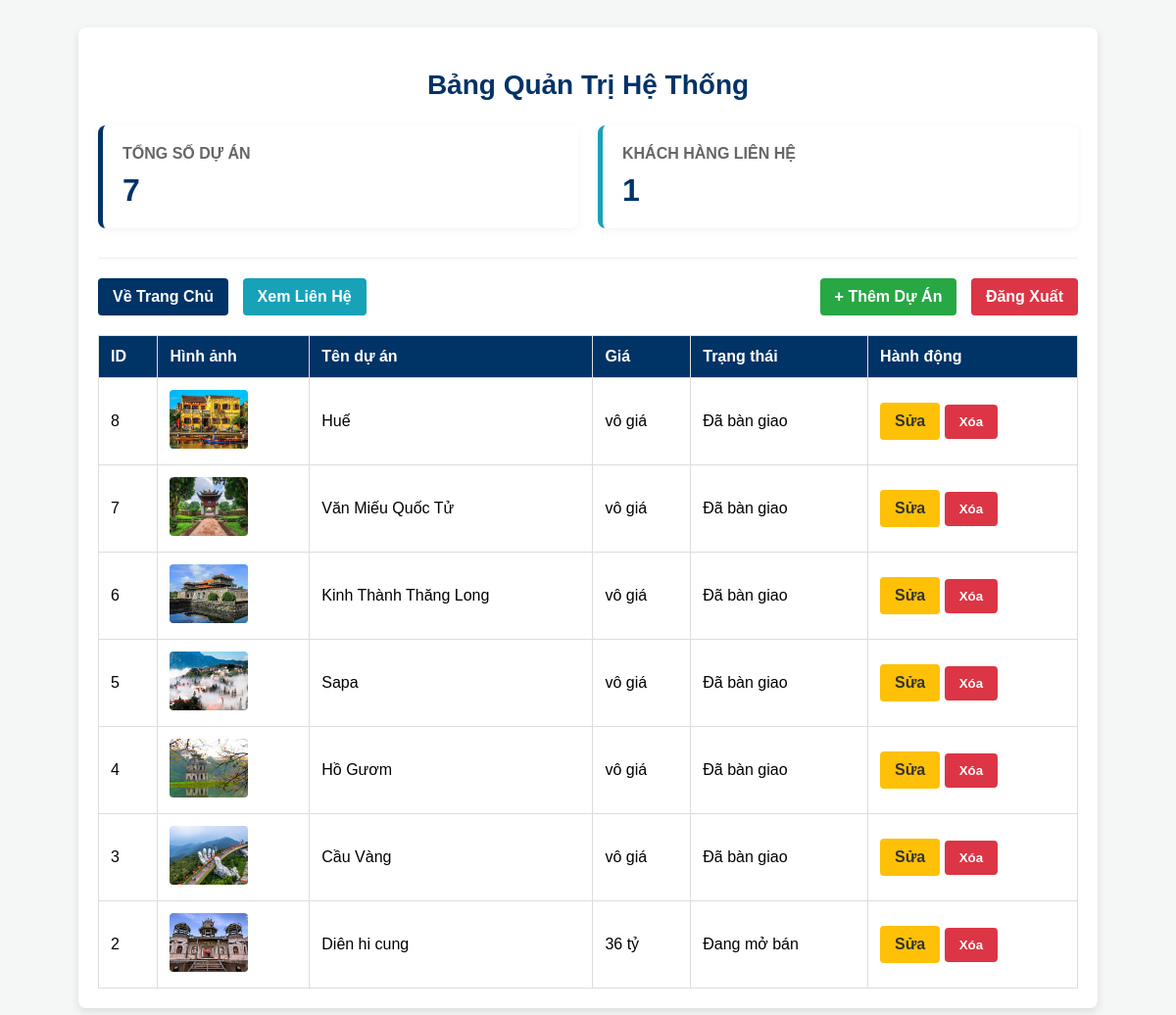
/admin/index.php (signed in), run on the app's committed database.
### tables this page shows
CREATE TABLE `apartments` (
  `id` int(11) NOT NULL,
  `title` varchar(255) NOT NULL,
  `description` text NOT NULL,
  `area` varchar(50) NOT NULL,
  `price` varchar(50) NOT NULL,
  `location` varchar(100) NOT NULL,
  `status` varchar(50) NOT NULL,
  `image_url` varchar(255) NOT NULL
);

### admin/index.php (the view, shortened to what this page needs)
<?php
require_once '../includes/config.php';
$stmt_apt = $conn->query("SELECT COUNT(*) FROM apartments");
$total_apt = $stmt_apt->fetchColumn();
$stmt_contact = $conn->query("SELECT COUNT(*) FROM contacts");
$total_contact = $stmt_contact->fetchColumn();
$stmt = $conn->query("SELECT * FROM apartments ORDER BY id DESC");
$apartments = $stmt->fetchAll(PDO::FETCH_ASSOC);
?>
<!DOCTYPE html>
<html lang="vi">
<head>
</head>
<body>
    <div class="admin-container">
        <h2>Bảng Quản Trị Hệ Thống</h2>
        <div class="dashboard-cards">
            <div class="card-stat">
                <h3>Tổng Số Dự Án</h3>
                <p><?php echo $total_apt; ?></p>
            </div>
            <div class="card-stat" style="border-left-color: #17a2b8;">
                <h3>Khách Hàng Liên Hệ</h3>
                <p><?php echo $total_contact; ?></p>
            </div>
        </div>
        <div class="header-actions">
            <div>
                <a href="../index.php" class="btn btn-home">Về Trang Chủ</a>
                <a href="contacts.php" class="btn btn-contact">Xem Liên Hệ</a>
            </div>
            <div>
                <a href="add.php" class="btn btn-add">+ Thêm Dự Án</a>
                <a href="logout.php" class="btn btn-delete" style="margin-left: 10px;">Đăng Xuất</a>
            </div>
        </div>
        <table>
            <thead>
                <tr>
                    <th>ID</th>
                    <th>Hình ảnh</th>
                    <th>Tên dự án</th>
                    <th>Giá</th>
                    <th>Trạng thái</th>
                    <th>Hành động</th>
                </tr>
            </thead>
            <tbody>
                <?php foreach($apartments as $apt): ?>
                    <tr id="row-<?php echo $apt['id']; ?>">
                        <td><?php echo $apt['id']; ?></td>
                        <td><img src="../assets/images/<?php echo htmlspecialchars($apt['image_url']); ?>" class="thumb"></td>
                        <td><?php echo htmlspecialchars($apt['title']); ?></td>
                        <td><?php echo htmlspecialchars($apt['price']); ?></td>
                        <td><?php echo htmlspecialchars($apt['status']); ?></td>
                        <td>
                            <a href="edit.php?id=<?php echo $apt['id']; ?>" class="btn btn-edit">Sửa</a>
                            <button onclick="deleteApartment(<?php echo $apt['id']; ?>)" class="btn btn-delete">Xóa</button>
                        </td>
                    </tr>
                <?php endforeach; ?>
            </tbody>
        </table>
    </div>
</body>
</html>

### admin/index.php (style rules this page uses)
body { font-family: Arial, sans-serif; background: #f4f7f6; padding: 20px; }
.admin-container { max-width: 1000px; margin: 0 auto; background: white; padding: 20px; border-radius: 8px; box-shadow: 0 4px 10px rgba(0,0,0,0.1); }
h2 { color: #003366; text-align: center; margin-bottom: 25px; font-size: 28px; }
.dashboard-cards { display: flex; gap: 20px; margin-bottom: 30px; }
.card-stat { flex: 1; background: #fff; padding: 20px; border-radius: 8px; border-left: 5px solid #003366; box-shadow: 0 2px 8px rgba(0,0,0,0.05); }
.card-stat h3 { margin: 0 0 10px 0; color: #666; font-size: 16px; text-transform: uppercase; }
.card-stat p { margin: 0; font-size: 32px; font-weight: bold; color: #003366; }
.header-actions { display: flex; justify-content: space-between; margin-bottom: 20px; border-top: 1px solid #eee; padding-top: 20px; }
.btn { text-decoration: none; padding: 10px 15px; border-radius: 4px; color: white; font-weight: bold; border: none; cursor: pointer; display: inline-block; }
.btn-add { background: #28a745; }
.btn-edit { background: #ffc107; color: #333; }
.btn-delete { background: #dc3545; }
.btn-home { background: #003366; }
.btn-contact { background: #17a2b8; margin-left: 10px; }
table { width: 100%; border-collapse: collapse; margin-top: 10px; }
th, td { padding: 12px; border: 1px solid #ddd; text-align: left; vertical-align: middle; }
th { background-color: #003366; color: white; }
img.thumb { width: 80px; height: 60px; object-fit: cover; border-radius: 4px; }

### data on the page
apartments: id "8", image_url (picture), title "Huế", price "vô giá", status "Đã bàn giao"
apartments: id "7", image_url (picture), title "Văn Miếu Quốc Tử", price "vô giá", status "Đã bàn giao"
apartments: id "6", image_url (picture), title "Kinh Thành Thăng Long", price "vô giá", status "Đã bàn giao"
apartments: id "5", image_url (picture), title "Sapa", price "vô giá", status "Đã bàn giao"
apartments: id "4", image_url (picture), title "Hồ Gươm", price "vô giá", status "Đã bàn giao"
apartments: id "3", image_url (picture), title "Cầu Vàng", price "vô giá", status "Đã bàn giao"
apartments: id "2", image_url (picture), title "Diên hi cung", price "36 tỷ", status "Đang mở bán"

### other printed values
$total_apt "7"
$total_contact "1"
